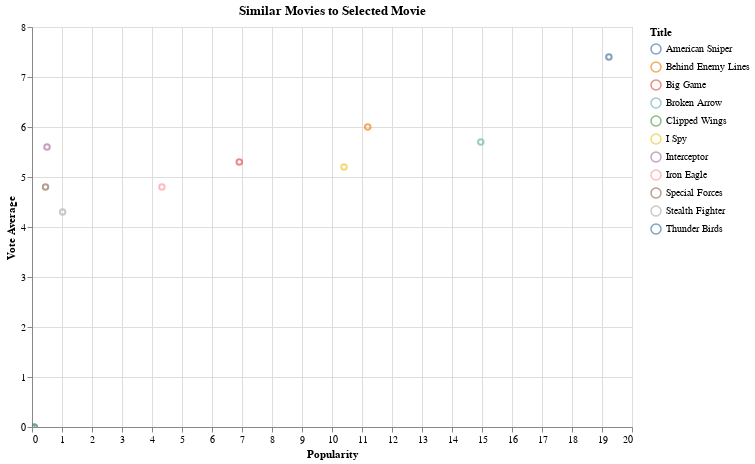

Write notebook code for a chart like this one.
### Code cell
dropdown_symbol = alt.binding_select(options=list(similar_movies["query_title"].unique()), name=" ")
selection_symbol = alt.selection_point(fields=["query_title"], bind=dropdown_symbol, value=filtered_movies['title'].values[0])

# Display the similar movies on a chart
alt.Chart(similar_movies).mark_point().encode(
    alt.X('popularity', title='Popularity'),
    alt.Y('vote_average', title='Vote Average'),
    alt.Color('title', title='Title'),
    tooltip=['title', 'overview']
).add_params(
    selection_symbol
).transform_filter(
    selection_symbol
).properties(
    title='Similar Movies to Selected Movie',
    width=600,
    height=400,
).interactive()

### Figure 1 — Vega-Lite specification as saved in the notebook (floating-point values rounded to 4 significant figures)
{"config": {"view": {"continuousWidth": 300, "continuousHeight": 300}}, "data": {"name": "data-db2d4861a7cc6328f0f4d392cd37db50"}, "mark": {"type": "point"}, "encoding": {"color": {"field": "title", "title": "Title", "type": "nominal"}, "tooltip": [{"field": "title", "type": "nominal"}, {"field": "overview", "type": "nominal"}], "x": {"field": "popularity", "title": "Popularity", "type": "quantitative"}, "y": {"field": "vote_average", "title": "Vote Average", "type": "quantitative"}}, "height": 400, "params": [{"name": "param_10", "select": {"type": "point", "fields": ["query_title"]}, "bind": {"input": "select", "options": ["Broken Arrow", "Father of the Bride Part II", "Natural Born Killers", "Ace Ventura: When Nature Calls", "Little Women"], "name": " "}, "value": "Broken Arrow"}, {"name": "param_11", "select": {"type": "interval", "encodings": ["x", "y"]}, "bind": "scales"}], "title": "Similar Movies to Selected Movie", "transform": [{"filter": {"param": "param_10"}}], "width": 600, "$schema": "https://vega.github.io/schema/vega-lite/v5.17.0.json", "datasets": {"data-db2d4861a7cc6328f0f4d392cd37db50": [{"id": 9208.0, "title": "Broken Arrow", "overview": "When rogue stealth-fighter pilot Vic Deakins deliberately drops off the radar while on maneuvers, the Air Force ends up with two stolen nuclear warheads -- and Deakins's co-pilot, Riley Hale, is the military's only hope for getting them back. Traversing the deserted canyons of Utah, Hale teams with park ranger Terry Carmichael to put Deakins back in his box.", "popularity": 14.96, "vote_average": 5.7, "query_title": "Broken Arrow"}, {"id": 190900.0, "title": "American Sniper", "overview": "U.S. Navy SEAL Chris Kyle takes his sole mission—protect his comrades—to heart and becomes one of the most lethal snipers in American history. His pinpoint accuracy not only saves countless lives but also makes him a prime target of insurgents. Despite grave danger and his struggle to be a good husband and father to his family back in the States, Kyle serves four tours of duty in Iraq. However, when he finally returns home, he finds that he cannot leave the war behind.", "popularity": 19.23, "vote_average": 7.4, "query_title": "Broken Arrow"}, {"id": 99230.0, "title": "Thunder Birds", "overview": "On a secluded base in Arizona, veteran World War I pilot Steve Britt trains flyers to fight in World War II. One of his trainees, Englishman Peter Stackhouse, competes with Britt for the affections of Kay Saunders, the daughter of a local rancher. Despite their differences, Britt makes sure Sutton passes his training and becomes a combat pilot -- even though he loses Kay to the young man in the process.", "popularity": 0.08, "vote_average": 0.0, "query_title": "Broken Arrow"}, {"id": 8427.0, "title": "I Spy", "overview": "When the Switchblade, the most sophisticated prototype stealth fighter created yet, is stolen from the U.S. government, one of the United States' top spies, Alex Scott, is called to action. What he doesn't expect is to get teamed up with a cocky civilian, World Class Boxing Champion Kelly Robinson, on a dangerous top secret espionage mission. Their assignment: using equal parts skill and humor, catch Arnold Gundars, one of the world's most successful arms dealers.", "popularity": 10.4, "vote_average": 5.2, "query_title": "Broken Arrow"}, {"id": 8007.0, "title": "Behind Enemy Lines", "overview": "While flying a routine reconnaissance mission over Bosnia, fighter pilot Chris Burnett photographs something he wasn't supposed to see and gets shot down behind enemy lines, where he must outrun an army led by a ruthless Serbian general. With time running out and a deadly tracker on his trail, Burnett's commanding officer decides to risk his career and launch a renegade rescue mission to save his life.", "popularity": 11.19, "vote_average": 6.0, "query_title": "Broken Arrow"}, {"id": 30820.0, "title": "Stealth Fighter", "overview": "A navy pilot fakes his own death and steals a stealth fighter plane from a U.S.A.F base. He then acts as a mercenary, targeting military installations around the world.", "popularity": 1.02, "vote_average": 4.3, "query_title": "Broken Arrow"}, {"id": 11040.0, "title": "Iron Eagle", "overview": "When Doug's father, an Air Force Pilot, is shot down by MiGs belonging to a radical Middle Eastern state, no one seems able to get him out. Doug finds Chappy, an Air Force Colonel who is intrigued by the idea of sending in two fighters piloted by himself and Doug to rescue Doug's father after bombing the MiG base.", "popularity": 4.33, "vote_average": 4.8, "query_title": "Broken Arrow"}, {"id": 230200.0, "title": "Big Game", "overview": "Air Force One is shot down by terrorists, leaving the President of the United States stranded in the wilderness. 13-year old Oskari is also in that wilderness, on a hunting mission to prove his maturity to his kinsfolk by tracking down a deer, but instead discovers the President in an escape pod. With the terrorists closing in to capture their prize, the unlikely duo team up to escape their hunters.", "popularity": 6.91, "vote_average": 5.3, "query_title": "Broken Arrow"}, {"id": 192400.0, "title": "Clipped Wings", "overview": "Slip and correspondence school pilot Sach, go to an air base to help a pal out...but find themselves in when they mistakenly sign enlistment forms. Can the Air Force turn these dodos into eagles? The guys may be airborne airheads, But just watch them find a way to ground a spy network that's infiltrated the base.", "popularity": 0.0, "vote_average": 0.0, "query_title": "Broken Arrow"}, {"id": 45010.0, "title": "Interceptor", "overview": "A U.S. Air Force officer tries to stop a murderous group of terrorists whom are trying to steal two top secret F-117A Stealth Fighters from the cargo hold of a gigantic C-5 Galaxy Transport flying at 30,000 feet over the Atlantic Ocean.", "popularity": 0.5, "vote_average": 5.6, "query_title": "Broken Arrow"}, {"id": 57480.0, "title": "Special Forces", "overview": "When the crazed commander (Eli Danker) of a sadistic army in Moldavia kidnaps an American photojournalist (Daniella Deutscher) and holds her hostage, his misguided actions ignite a targeted response from Maj. Don Harding (Marshall R. Teague) and his trained squad of special forces soldiers. With help from a local schoolteacher (Scott Adkins) who's trained in martial arts, Maj. Harding readies his troops for an all-out offensive.", "popularity": 0.45, "vote_average": 4.8, "query_title": "Broken Arrow"}, {"id": 11860.0, "title": "Father of the Bride Part II", "overview": "Just when George Banks has recovered from his daughter's wedding, he receives the news that she's pregnant ... and that George's wife, Nina, is expecting too. He was planning on selling their home, but that's a plan that -- like George -- will have to change with the arrival of both a grandchild and a kid of his own.", "popularity": 8.39, "vote_average": 5.7, "query_title": "Father of the Bride Part II"}, {"id": 11850.0, "title": "Father of the Bride", "overview": "George Banks is an ordinary, middle-class man whose 21 year-old daughter Annie has decided to marry a man from an upper-class family, but George can't think of what life would be like without his daughter. He becomes slightly insane, but his wife tries to make him happy for Annie, but when the wedding takes place at their home and a foreign wedding planner takes over the ceremony.", "popularity": 5.49, "vote_average": 6.2, "query_title": "Father of the Bride Part II"}, {"id": 137400.0, "title": "Babbitt", "overview": "Middle aged George F. Babbitt is a leading citizen in the town of Zenith, the fastest growing community in America according to its town sign. George is a large part of that growth as a property developer and realtor. He is lovingly married to his wife Myra, the two who have two children, Ted and Verona who are approaching adulthood. George has always had a fearless attitude, much like that of a naive child, which has led to his business success. He encounters some personal stresses when he faces what he believes is a potential home-wrecking issue, and when his oldest friend Paul and his wife Zilla deal with domestic problems. These stresses make George want to provide even more to his own family, leading to George agreeing to participate in a less than scrupulous but lucrative business dealing. George's bravura gets him into a potential scandal. This situation makes him question his general behavior, especially toward his family.", "popularity": 0.56, "vote_average": 0.0, "query_title": "Father of the Bride Part II"}, {"id": 20760.0, "title": "Father of the Bride", "overview": "Proud father Stanley Banks remembers the day his daughter, Kay, got married. Starting when she announces her engagement through to the wedding itself, we learn of all the surprises and disasters along the way.", "popularity": 2.47, "vote_average": 6.6, "query_title": "Father of the Bride Part II"}, {"id": 85340.0, "title": "A One-Way Trip to Antibes", "overview": "When George (Sven-Bertil Taube), a half-blind widower, learns that his children (Malin Morgan, Dan Ekborg) have conceived an elaborate plan to get their hands on his assets before he dies, he must confront his life choices. After catching his young home help Maria (Rebecca Ferguson's screen debut) red-handed in the act of stealing, George blackmails her into assisting him in a counterattack, triggering off a chain reaction in the family. George's children discover that he has a secret mistress in France.", "popularity": 0.2, "vote_average": 6.0, "query_title": "Father of the Bride Part II"}, {"id": 140400.0, "title": "All Night Long", "overview": "Executive George Dupler loses his temper and is demoted to the night manager at a 24 hour drugstore. After he suggests to his teenage son Freddie that he stop having an affair with suburban housewife Cheryl Gibbons, who is a distant cousin, Cheryl tries to seduce George. At home, in front of his mother, Freddie accuses his dad of stealing his girl, because he found Cheryl serving George a meal in the middle of the night, while her husband Bobby was on duty at the fire station. George then separates from his wife Helen, quits his job, moves into a warehouse, and asks Cheryl to move in with him", "popularity": 0.71, "vote_average": 7.3, "query_title": "Father of the Bride Part II"}, {"id": 79320.0, "title": "Devil's Due", "overview": "An unexpected pregnancy takes a terrifying turn for newlyweds Zach and Samantha McCall.", "popularity": 10.59, "vote_average": 4.4, "query_title": "Father of the Bride Part II"}, {"id": 300900.0, "title": "Νόμος 4000", "overview": "Maria falls in love with George who is a student of her strict father, Andreas Economou. Dolly, a classmate of Maria spends a night with George and the next morning tells Maria about it. ..", "popularity": 0.05, "vote_average": 9.0, "query_title": "Father of the Bride Part II"}, {"id": 244300.0, "title": "Love Is Strange", "overview": "After 39 years together, Ben and George finally tie the knot, but George loses his job as a result, and the newlyweds must sell their New York apartment and live apart, relying on friends and family to make ends meet.", "popularity": 6.16, "vote_average": 6.4, "query_title": "Father of the Bride Part II"}, {"id": 48280.0, "title": "Before You Say 'I Do'", "overview": "George Murray's fiancée Jane Gardner gets cold feet after accepting his ring, terrorized by her first wedding with Doug, who cheated that very day with their wedding coordinator. After a car crash, George finds himself 10 years in the past, just days before Doug's day.", "popularity": 0.82, "vote_average": 5.2, "query_title": "Father of the Bride Part II"}, {"id": 85940.0, "title": "Model Shop", "overview": "While trying to raise money to prevent his car from being repossessed, George is attracted to Lola, a Frenchwoman who works in a \"model shop\" (an establishment which rents out beautiful pin-up models to photographers). George spends his last twelve dollars to photograph her, and discovers that she is as unhappy as he.", "popularity": 0.11, "vote_average": 8.0, "query_title": "Father of the Bride Part II"}, {"id": 241.0, "title": "Natural Born Killers", "overview": "Two victims of traumatized childhoods become lovers and psychopathic serial murderers irresponsibly glorified by the mass media.", "popularity": 11.23, "vote_average": 6.9, "query_title": "Natural Born Killers"}, {"id": 207000.0, "title": "Appropriate Adult", "overview": "Dramatisation of the case of serial killers Fred and Rose West, focusing on the way in which they were brought to justice.", "popularity": 0.99, "vote_average": 7.0, "query_title": "Natural Born Killers"}, {"id": 93780.0, "title": "Fate", "overview": "Serial killers have plagued the American landscape for decades, committing gruesome atrocities, and providing some tough cases for criminal investigators to crack. This thriller follows the travails of two detectives who are on the trail of a bizarre murderer intent on slaughtering his victims, then using them as real-life puppets in a tale that he is trying to tell. The plot holds a key to the whereabouts of the monstrous deviant, but the detectives have to unravel it quickly before more unsuspecting citizens become theater fodder for the unhinged madman.", "popularity": 0.01, "vote_average": 0.0, "query_title": "Natural Born Killers"}, {"id": 278800.0, "title": "Serial Killer Culture", "overview": "Serial Killer Culture examines the reasons why artists and collectors are fascinated by serial killers.", "popularity": 0.3, "vote_average": 5.0, "query_title": "Natural Born Killers"}, {"id": 430800.0, "title": "Casting JonBenet", "overview": "Twenty years after the modern world's most notorious child murder, the legacy of the crime and its impact are explored.", "popularity": 1.8, "vote_average": 5.4, "query_title": "Natural Born Killers"}, {"id": 176.0, "title": "Saw", "overview": "Obsessed with teaching his victims the value of life, a deranged, sadistic serial killer abducts the morally wayward. Once captured, they must face impossible choices in a horrific game of survival. The victims must fight to win their lives back, or die trying...", "popularity": 23.51, "vote_average": 7.2, "query_title": "Natural Born Killers"}, {"id": 52790.0, "title": "Sisters", "overview": "A reporter witnesses a brutal murder, and becomes entangled in a mystery involving a pair of Siamese twins who were separated at birth, one of them forced to live under the eye of a watchful, controlling psychiatrist.", "popularity": 1.24, "vote_average": 3.9, "query_title": "Natural Born Killers"}, {"id": 47900.0, "title": "Birds, Orphans and Fools", "overview": "In the aftermath of war, two men and a woman begin acting more like children than adults, leading to tragedy.", "popularity": 0.71, "vote_average": 7.0, "query_title": "Natural Born Killers"}, {"id": 28320.0, "title": "Naked Violence", "overview": "Some youngsters rape and kill their teacher; but they won't tell their motivation. The police detective on the case feels some sinister influence behind the young murderers.", "popularity": 1.08, "vote_average": 6.1, "query_title": "Natural Born Killers"}, {"id": 41440.0, "title": "Psychosis", "overview": "A serial killer unleashes his blood lust at a remote environmental-camp. Years later a horror novelist relocates to rural England and is plagued to the point of madness by horrific hauntings of a massacre.", "popularity": 0.96, "vote_average": 3.7, "query_title": "Natural Born Killers"}, {"id": 288500.0, "title": "Killjoy", "overview": "Story of a young woman's murder and the people who become involved with it.", "popularity": 0.16, "vote_average": 10.0, "query_title": "Natural Born Killers"}, {"id": 9273.0, "title": "Ace Ventura: When Nature Calls", "overview": "Summoned from an ashram in Tibet, Ace finds himself on a perilous journey into the jungles of Africa to find Shikaka, the missing sacred animal of the friendly Wachati tribe. He must accomplish this before the wedding of the Wachati's Princess to the prince of the warrior Wachootoos. If Ace fails, the result will be a vicious tribal war.", "popularity": 8.21, "vote_average": 6.1, "query_title": "Ace Ventura: When Nature Calls"}, {"id": 128.0, "title": "Princess Mononoke", "overview": "Ashitaka, a prince of the disappearing Ainu tribe, is cursed by a demonized boar god and must journey to the west to find a cure. Along the way, he encounters San, a young human woman fighting to protect the forest, and Lady Eboshi, who is trying to destroy it. Ashitaka must find a way to bring balance to this conflict.", "popularity": 17.17, "vote_average": 8.2, "query_title": "Ace Ventura: When Nature Calls"}, {"id": 52980.0, "title": "The Yakuza Papers, Vol. 2: Deadly Fight in Hiroshima", "overview": "Repeatedly beat to a pulp by gamblers, cops, and gangsters, lone wolf Shoji Yamanaka (Kinya Kitaoji) finally finds a home as a Muraoka family hit man and falls in love with boss Muraoka's niece. Meanwhile, the ambitions of mad dog Katsutoshi Otomo (Sonny Chiba) draws our series' hero, Shozo Hirono (Bunta Sugawara) into a new round of bloodshed, culminating with the tragic demise of the young Yamanaka.", "popularity": 1.49, "vote_average": 7.7, "query_title": "Ace Ventura: When Nature Calls"}, {"id": 256000.0, "title": "Baahubali: The Beginning", "overview": "The young Shivudu is left as a foundling in a small village by his mother. By the time he’s grown up, it has become apparent that he possesses exceptional gifts. He meets the beautiful warrior/princess Avanthika and learns that her queen has been held captive for the last 25 years. Shividu sets off to rescue her, discovering his own origins in the process.", "popularity": 11.81, "vote_average": 7.5, "query_title": "Ace Ventura: When Nature Calls"}, {"id": 56620.0, "title": "Ao: The Last Hunter", "overview": "When his clan, including his wife and baby girl Néa, are massacred, Ao, a desperate Neandertal man, decides to leave the North country where he has been living for the South where he was born. His aim is to join his twin brother, from whom he was separated when he was nine. On his long and adventurous way home, he meets Aki, a Homo Sapiens woman...", "popularity": 1.96, "vote_average": 6.5, "query_title": "Ace Ventura: When Nature Calls"}, {"id": 92330.0, "title": "The Spiders - The Diamond Ship", "overview": "When last we saw Kay Hoog (millionaire adventurer, courageous hunk), he’d been beset with tragedy. Having escaped an ancient Incan city by the skin of his gleaming teeth, Hoog looked forward to a few years of settled life with his (amicably) captured Incan lovely, Naela. But the past struck quickly. Hoog’s arch-nemesis, the homicidal femme Lio Sha, murdered Naela on the very grounds of Hoog’s estate, prompting him to swear revenge upon her and her criminal organization, the Spiders. Now he must find them, as the Spiders continue their global quest for the Buddha-head Diamond. The head, it’s said, has the power to restore Asia to world dominance.", "popularity": 0.32, "vote_average": 5.8, "query_title": "Ace Ventura: When Nature Calls"}, {"id": 359200.0, "title": "Tanna", "overview": "In a traditional tribal society in the South Pacific, a young girl, Wawa, falls in love with her chief’s grandson, Dain. When an inter-tribal war escalates, Wawa is unknowingly betrothed as part of a peace deal. The young lovers run away, refusing her arranged fate. They must choose between their hearts and the future of the tribe, while the villagers must wrestle with preserving their traditional culture and adapting it to the increasing outside demands for individual freedom.", "popularity": 2.11, "vote_average": 7.4, "query_title": "Ace Ventura: When Nature Calls"}, {"id": 43640.0, "title": "White Fang 2: Myth of the White Wolf", "overview": "A boy and his dog, White Fang, must try to save the noble Haida tribe from evil white men in turn-of-the-century Alaska.", "popularity": 1.82, "vote_average": 5.1, "query_title": "Ace Ventura: When Nature Calls"}, {"id": 350300.0, "title": "Baahubali 2: The Conclusion", "overview": "When Mahendra, the son of Bahubali, learns about his heritage, he begins to look for answers. His story is juxtaposed with past events that unfolded in the Mahishmati Kingdom.", "popularity": 9.04, "vote_average": 6.7, "query_title": "Ace Ventura: When Nature Calls"}, {"id": 16260.0, "title": "Street Fighter IV: The Ties That Bind", "overview": "After the fall of Shadaloo, things went quiet and everyone continued with their daily routine. However a new evil is lurking on the horizon and the fighters that battled against Shadaloo must take up arms once again. Meanwhile a mysterious detective, whose motives are unknown, is going to any extent to find the lonesome wanderer Ryu, who appears to play a big part in the scheme of this new evil.", "popularity": 0.75, "vote_average": 5.8, "query_title": "Ace Ventura: When Nature Calls"}, {"id": 58880.0, "title": "Three Outlaw Samurai", "overview": "Shiba, a wandering ronin, encounters a band of peasants who have kidnapped the daughter of their dictatorial magistrate, in hopes of coercing from him a reduction in taxes. Shiba takes up their fight, joined by two renegades from the magistrate's guard, Sakura and Kikyo. The three outlaws find themselves in a battle to the death.", "popularity": 1.13, "vote_average": 7.0, "query_title": "Ace Ventura: When Nature Calls"}, {"id": 9587.0, "title": "Little Women", "overview": "With their father away as a chaplain in the Civil War, Jo, Meg, Beth and Amy grow up with their mother in somewhat reduced circumstances. They are a close family who inevitably have their squabbles and tragedies. But the bond holds even when, later, male friends start to become a part of the household.", "popularity": 9.77, "vote_average": 7.0, "query_title": "Little Women"}, {"id": 39940.0, "title": "Little Women", "overview": "Little Women is a \"coming of age\" drama tracing the lives of four sisters: Meg, Jo, Beth and Amy. During the American Civil War, the girls father is away serving as a minister to the troops. The family, headed by thier beloved Marmee, must struggle to make ends meet, with the help of their kind and wealthy neighbor, Mr. Laurence, and his high spirited grandson Laurie.", "popularity": 3.28, "vote_average": 6.0, "query_title": "Little Women"}, {"id": 48260.0, "title": "Crimes of the Heart", "overview": "Three sisters with quite different personalities and lives reunite when the youngest of them, Babe, has just shot her husband. The oldest sister, Lenny, takes care of their grandfather and is turning into an old maid, while Meg, who tries to make it in Hollywood as a singer/actress, has had a wild life filled with many men. Their reunion causes much joy, but also many tensions.", "popularity": 2.52, "vote_average": 6.0, "query_title": "Little Women"}, {"id": 36490.0, "title": "Carnal Knowledge", "overview": "The concurrent sexual lives of best friends Jonathan and Sandy are presented, those lives which are affected by the sexual mores of the time and their own temperament, especially in relation to the respective women who end up in their lives.", "popularity": 2.84, "vote_average": 6.7, "query_title": "Little Women"}, {"id": 11780.0, "title": "The Deer Hunter", "overview": "A group of working-class friends decides to enlist in the Army during the Vietnam War and finds it to be hellish chaos -- not the noble venture they imagined. Before they left, Steven married his pregnant girlfriend -- and Michael and Nick were in love with the same woman. But all three are different men upon their return.", "popularity": 7.73, "vote_average": 7.8, "query_title": "Little Women"}, {"id": 43440.0, "title": "Little Women", "overview": "Louisa May Alcott's autobiographical account of her life with her three sisters in Concord Mass in the 1860s. With their father fighting in the civil war, the sisters: Jo, Meg, Amy and Beth are at home with their mother - a very outspoken women for her time. The story is of how the sisters grow up, find love and find their place in the world.", "popularity": 5.55, "vote_average": 7.6, "query_title": "Little Women"}, {"id": 251700.0, "title": "Deadly Advice", "overview": "Mother rules the house with an iron hand and has such power over her daughters that they see themselves as becoming old unmarried, maids. Jodie has feelings for the local doctor, a man much older than her, for which her mother strongly disapproves. Beth finds a relationship with a male stripper in Bristol, but sees nothing in the future with Mother around. While both girls would like to be rid of Mother, nothing happens until Jodie sees images of H. R. Armstrong, the man who put the town on the map by dispatching his un-loving wife", "popularity": 0.06, "vote_average": 0.0, "query_title": "Little Women"}, {"id": 18210.0, "title": "Better Than Chocolate", "overview": "Not long after moving into her own place, Maggie finds herself with two unsolicited roommates: her recently divorced mother, Lila, and her young brother. The timing is especially bad, considering Maggie has fallen hard for an attractive woman, Kim, only hours before they move in. What could be a nonissue becomes increasingly complicated -- since Maggie's family is unaware of her sexual orientation, and Maggie is not open to sharing that information.", "popularity": 5.13, "vote_average": 6.4, "query_title": "Little Women"}, {"id": 9441.0, "title": "Stepmom", "overview": "Jackie is a divorced mother of two. Isabel is the career minded girlfriend of Jackie’s ex-husband Luke, forced into the role of unwelcome stepmother to their children. But when Jackie discovers she is ill, both women realise they must put aside their differences to find a common ground and celebrate life to the fullest, while they have the chance.", "popularity": 7.18, "vote_average": 6.9, "query_title": "Little Women"}, {"id": 401100.0, "title": "Mercy", "overview": "Brought together at their childhood home over their dying mother, an estranged family is thrust into a deadly fight for their own survival.", "popularity": 5.72, "vote_average": 4.1, "query_title": "Little Women"}, {"id": 270700.0, "title": "Parts Per Billion", "overview": "The interwoven stories of three couples which are forced to make life altering decisions in the face of a disastrous war. Inspired and sometimes blinded by their love, Len, Mia, Andy, Esther, Anna and Erik are as flawed and beautiful as any of the billions who are facing this human-made biological disaster.", "popularity": 8.28, "vote_average": 4.4, "query_title": "Little Women"}]}}
